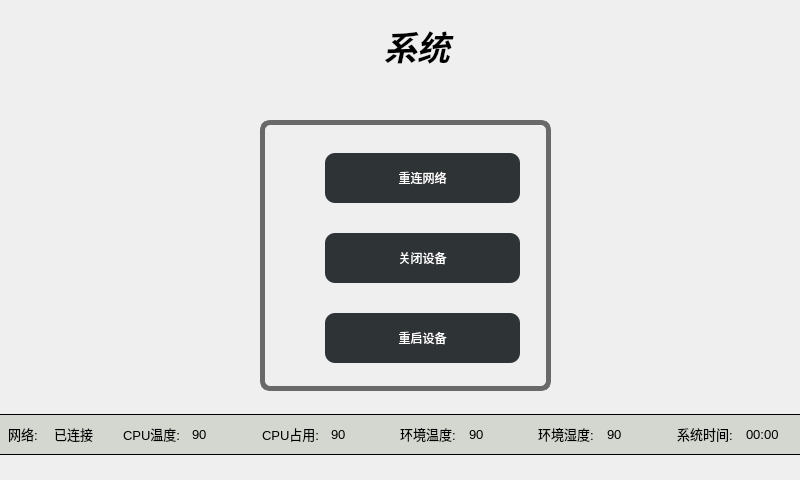
<?xml version="1.0" encoding="UTF-8"?>
<ui version="4.0">
 <class>Widget_System</class>
 <widget class="QWidget" name="Widget_System">
  <property name="geometry">
   <rect>
    <x>0</x>
    <y>0</y>
    <width>800</width>
    <height>480</height>
   </rect>
  </property>
  <property name="windowTitle">
   <string>Form</string>
  </property>
  <property name="styleSheet">
   <string notr="true">QWidget #widget_status{
	background-color:;
	background-color: rgb(211, 215, 207);
	border: 1px solid black;

}

QWidget #Widget_System{
	background-color:;

	background-color: white;

}

QWidget #widget{
	
		border: 5px solid  #696969;
		border-radius:10px 		
}


</string>
  </property>
  <widget class="QWidget" name="widget" native="true">
   <property name="geometry">
    <rect>
     <x>260</x>
     <y>120</y>
     <width>291</width>
     <height>271</height>
    </rect>
   </property>
   <property name="styleSheet">
    <string notr="true">QPushButton {
    border-radius: 10px;
    background-color: rgb(46, 52, 54);  /* 添加背景色 */
    color: white;              /* 文字颜色 */
}</string>
   </property>
   <widget class="QWidget" name="">
    <property name="geometry">
     <rect>
      <x>9</x>
      <y>9</y>
      <width>281</width>
      <height>261</height>
     </rect>
    </property>
    <layout class="QVBoxLayout" name="verticalLayout">
     <property name="rightMargin">
      <number>30</number>
     </property>
     <item>
      <layout class="QHBoxLayout" name="horizontalLayout">
       <property name="rightMargin">
        <number>0</number>
       </property>
       <item>
        <widget class="QLabel" name="label_7">
         <property name="maximumSize">
          <size>
           <width>50</width>
           <height>16777215</height>
          </size>
         </property>
         <property name="font">
          <font>
           <pointsize>16</pointsize>
          </font>
         </property>
         <property name="styleSheet">
          <string notr="true">image: url(:/global-network.png);</string>
         </property>
         <property name="text">
          <string/>
         </property>
        </widget>
       </item>
       <item>
        <widget class="QPushButton" name="btn_net">
         <property name="minimumSize">
          <size>
           <width>0</width>
           <height>50</height>
          </size>
         </property>
         <property name="text">
          <string>重连网络</string>
         </property>
        </widget>
       </item>
      </layout>
     </item>
     <item>
      <layout class="QHBoxLayout" name="horizontalLayout_2">
       <item>
        <widget class="QLabel" name="label_6">
         <property name="maximumSize">
          <size>
           <width>50</width>
           <height>16777215</height>
          </size>
         </property>
         <property name="styleSheet">
          <string notr="true">image: url(:/power-on.png);</string>
         </property>
         <property name="text">
          <string/>
         </property>
        </widget>
       </item>
       <item>
        <widget class="QPushButton" name="btn_poweroff">
         <property name="minimumSize">
          <size>
           <width>0</width>
           <height>50</height>
          </size>
         </property>
         <property name="text">
          <string>关闭设备</string>
         </property>
        </widget>
       </item>
      </layout>
     </item>
     <item>
      <layout class="QHBoxLayout" name="horizontalLayout_3">
       <item>
        <widget class="QLabel" name="label_5">
         <property name="maximumSize">
          <size>
           <width>50</width>
           <height>16777215</height>
          </size>
         </property>
         <property name="styleSheet">
          <string notr="true">image: url(:/power.png);</string>
         </property>
         <property name="text">
          <string/>
         </property>
        </widget>
       </item>
       <item>
        <widget class="QPushButton" name="btn_restart">
         <property name="minimumSize">
          <size>
           <width>0</width>
           <height>50</height>
          </size>
         </property>
         <property name="text">
          <string>重启设备</string>
         </property>
        </widget>
       </item>
      </layout>
     </item>
    </layout>
   </widget>
  </widget>
  <widget class="QWidget" name="layoutWidget">
   <property name="geometry">
    <rect>
     <x>300</x>
     <y>20</y>
     <width>161</width>
     <height>51</height>
    </rect>
   </property>
   <layout class="QHBoxLayout" name="horizontalLayout_4">
    <item>
     <widget class="QLabel" name="label_8">
      <property name="maximumSize">
       <size>
        <width>100</width>
        <height>100</height>
       </size>
      </property>
      <property name="styleSheet">
       <string notr="true">image: url(:/configuration.png);</string>
      </property>
      <property name="text">
       <string/>
      </property>
     </widget>
    </item>
    <item>
     <widget class="QLabel" name="label_2">
      <property name="maximumSize">
       <size>
        <width>100</width>
        <height>100</height>
       </size>
      </property>
      <property name="font">
       <font>
        <pointsize>25</pointsize>
        <weight>75</weight>
        <italic>true</italic>
        <bold>true</bold>
       </font>
      </property>
      <property name="text">
       <string>系统</string>
      </property>
     </widget>
    </item>
   </layout>
  </widget>
  <widget class="QWidget" name="widget_status" native="true">
   <property name="geometry">
    <rect>
     <x>-1</x>
     <y>414</y>
     <width>811</width>
     <height>41</height>
    </rect>
   </property>
   <property name="minimumSize">
    <size>
     <width>0</width>
     <height>15</height>
    </size>
   </property>
   <property name="styleSheet">
    <string notr="true">QLabel{

font-size: 10pt;
}
background-color: rgb(85, 87, 83);</string>
   </property>
   <widget class="QWidget" name="">
    <property name="geometry">
     <rect>
      <x>9</x>
      <y>9</y>
      <width>801</width>
      <height>22</height>
     </rect>
    </property>
    <layout class="QHBoxLayout" name="horizontalLayout_5">
     <item>
      <widget class="QLabel" name="label">
       <property name="minimumSize">
        <size>
         <width>40</width>
         <height>0</height>
        </size>
       </property>
       <property name="maximumSize">
        <size>
         <width>33</width>
         <height>16777215</height>
        </size>
       </property>
       <property name="font">
        <font>
         <pointsize>10</pointsize>
        </font>
       </property>
       <property name="text">
        <string>网络:</string>
       </property>
      </widget>
     </item>
     <item>
      <widget class="QLabel" name="lb_net_status">
       <property name="font">
        <font>
         <pointsize>10</pointsize>
        </font>
       </property>
       <property name="text">
        <string>已连接</string>
       </property>
      </widget>
     </item>
     <item>
      <widget class="QLabel" name="label_4">
       <property name="font">
        <font>
         <pointsize>10</pointsize>
        </font>
       </property>
       <property name="text">
        <string>CPU温度:</string>
       </property>
      </widget>
     </item>
     <item>
      <widget class="QLabel" name="lb_cpu_tem">
       <property name="font">
        <font>
         <pointsize>10</pointsize>
        </font>
       </property>
       <property name="text">
        <string>90</string>
       </property>
      </widget>
     </item>
     <item>
      <widget class="QLabel" name="label_10">
       <property name="font">
        <font>
         <pointsize>10</pointsize>
        </font>
       </property>
       <property name="text">
        <string>CPU占用:</string>
       </property>
      </widget>
     </item>
     <item>
      <widget class="QLabel" name="lb_cpu_use">
       <property name="font">
        <font>
         <pointsize>10</pointsize>
        </font>
       </property>
       <property name="text">
        <string>90</string>
       </property>
      </widget>
     </item>
     <item>
      <widget class="QLabel" name="label_12">
       <property name="font">
        <font>
         <pointsize>10</pointsize>
        </font>
       </property>
       <property name="text">
        <string>环境温度:</string>
       </property>
      </widget>
     </item>
     <item>
      <widget class="QLabel" name="lb_sensor_tem">
       <property name="font">
        <font>
         <pointsize>10</pointsize>
        </font>
       </property>
       <property name="text">
        <string>90</string>
       </property>
      </widget>
     </item>
     <item>
      <widget class="QLabel" name="label_14">
       <property name="font">
        <font>
         <pointsize>10</pointsize>
        </font>
       </property>
       <property name="text">
        <string>环境湿度:</string>
       </property>
      </widget>
     </item>
     <item>
      <widget class="QLabel" name="lb_sensor_hum">
       <property name="font">
        <font>
         <pointsize>10</pointsize>
        </font>
       </property>
       <property name="text">
        <string>90</string>
       </property>
      </widget>
     </item>
     <item>
      <widget class="QLabel" name="label_16">
       <property name="font">
        <font>
         <pointsize>10</pointsize>
        </font>
       </property>
       <property name="text">
        <string>系统时间:</string>
       </property>
      </widget>
     </item>
     <item>
      <widget class="QLabel" name="lb_sys_date">
       <property name="font">
        <font>
         <pointsize>10</pointsize>
        </font>
       </property>
       <property name="autoFillBackground">
        <bool>false</bool>
       </property>
       <property name="text">
        <string>00:00</string>
       </property>
      </widget>
     </item>
    </layout>
   </widget>
  </widget>
 </widget>
 <resources/>
 <connections/>
</ui>
